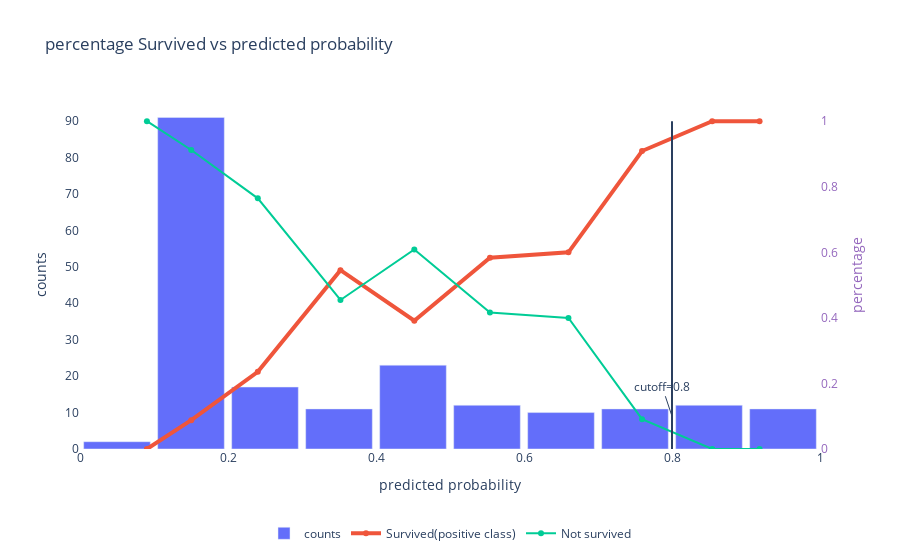

Source (notebook cell):
### Code cell
explainer.plot_precision(bin_size=0.1, cutoff=0.8, multiclass=True)

### Figure 1 — Plotly figure (JSON) as saved in the notebook; plotly's stock layout.template omitted (floating-point values rounded to 4 significant figures)
{"data": [{"name": "counts", "type": "bar", "width": [0.09, 0.09, 0.09, 0.09, 0.09, 0.09, 0.09, 0.09, 0.09, 0.09], "x": [0.05, 0.15, 0.25, 0.35, 0.45, 0.55, 0.65, 0.75, 0.85, 0.95], "y": [2, 91, 17, 11, 23, 12, 10, 11, 12, 11]}, {"line": {"width": 4}, "name": "Survived(positive class)", "type": "scatter", "x": [0.09044, 0.1503, 0.2403, 0.352, 0.4518, 0.554, 0.6601, 0.7595, 0.8543, 0.9183], "y": [0, 0.08791, 0.2353, 0.5455, 0.3913, 0.5833, 0.6, 0.9091, 1, 1], "yaxis": "y2"}, {"line": {"width": 2}, "name": "Not survived", "type": "scatter", "x": [0.09044, 0.1503, 0.2403, 0.352, 0.4518, 0.554, 0.6601, 0.7595, 0.8543, 0.9183], "y": [1, 0.9121, 0.7647, 0.4545, 0.6087, 0.4167, 0.4, 0.09091, 0, 0], "yaxis": "y2"}], "layout": {"annotations": [{"text": "cutoff=0.8", "x": 0.8, "y": 0.1, "yref": "y2"}], "legend": {"orientation": "h", "x": 0.5, "xanchor": "center", "y": -0.2}, "plot_bgcolor": "#fff", "shapes": [{"type": "line", "x0": 0.8, "x1": 0.8, "xref": "x", "y0": 0, "y1": 1, "yref": "y2"}], "title": {"text": "percentage Survived vs predicted probability"}, "xaxis": {"title": {"text": "predicted probability"}}, "yaxis": {"title": {"text": "counts"}}, "yaxis2": {"overlaying": "y", "rangemode": "tozero", "side": "right", "tickfont": {"color": "rgb(148, 103, 189)"}, "title": {"font": {"color": "rgb(148, 103, 189)"}, "text": "percentage"}}}}
